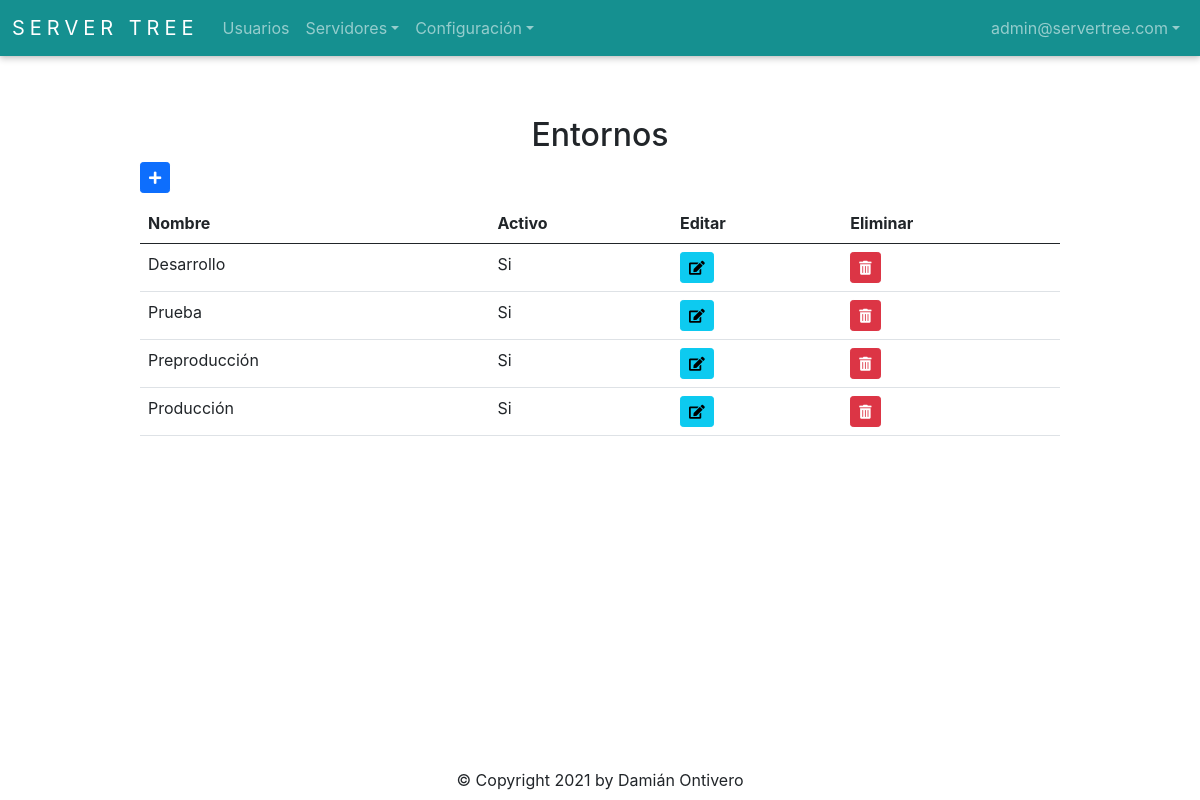
Page /environment/get_all (signed in) on the earlier database version.
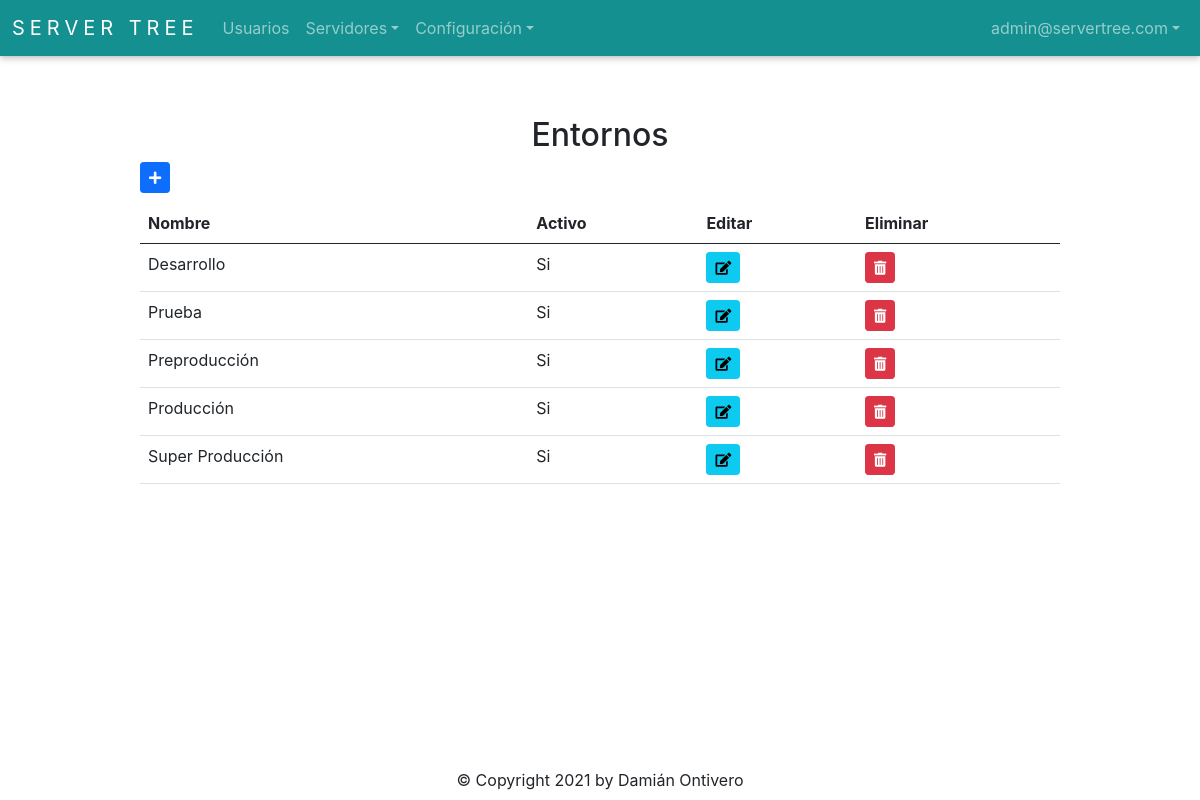
Same page on the later database version.
### app/auth/models.py (models this page shows, shortened)
class User(db.Model, UserMixin):
    __tablename__ = 'Users'
    id = db.Column(db.Integer, autoincrement=True, primary_key=True)
    firstname = db.Column(db.String(128), nullable=False)
    lastname = db.Column(db.String(128), nullable=False)
    email = db.Column(db.String(256), unique=True, nullable=False)
    password = db.Column(db.String(256), nullable=False)
    role_id = db.Column(db.Integer, db.ForeignKey('Roles.id'), nullable=False)
    is_active = db.Column(db.Boolean)
    @staticmethod
    def get_by_id(id):
        return User.query.get(id)

### app/environments/models.py (models this page shows, shortened)
class Environment(db.Model):
    __tablename__ = 'Environments'
    id = db.Column(db.Integer, autoincrement=True, primary_key=True, nullable=False)
    name = db.Column(db.String(50), nullable=False)
    is_active = db.Column(db.Boolean)
    @staticmethod
    def get_all():
        return Environment.query.all()

### app/environments/routes.py (the view)
@environment_bp.route('/get_all', methods=['GET', 'POST'])
@login_required
def get_all():
    data = Environment.get_all()
    environments = data
    environment_form = EnvironmentForm()
    user_form = UserForm()
    return render_template('environments.html', data=data, environments=environments, environment_form=environment_form, user_form=user_form)

### app/auth/models.py (called while the page is built)
    @staticmethod
    def get_all():
        return Role.query.all()

### app/auth/routes.py (called while the page is built)
@login_manager.user_loader
def load_user(user_id):
    return User.get_by_id(int(user_id))

### app/environments/templates/environments.html (shortened to what this page needs)
{% extends 'base.html' %}
{% import 'bootstrap/wtf.html' as wtf %}
{% block content %}
<h2 style="text-align: center;">Entornos</h2>
<div class="buttons">
  {% if current_user.role_id == 1 %}
    <button type="button" id="addEnvironmentButton" class="btn btn-primary btn-sm" data-bs-toggle="modal" data-bs-target="#environmentModal"><i class="fas fa-plus"></i></button>
  {% else %}
    <button disabled type="button" id="addEnvironmentButton" class="btn btn-primary btn-sm" data-bs-toggle="modal" data-bs-target="#environmentModal"><i class="fas fa-plus"></i></button>
  {% endif %}
</div>
<table class="table table-hover">
  <thead>
    <tr>
      <th>Nombre</th>
      <th>Activo</th>
      <th>Editar</th>
      <th>Eliminar</th>
    </tr>
  </thead>
  <tbody>
    {% for environment in data %}
      <tr>
        <td>{{ environment.name }}</td>
        <td>
          {% if environment.is_active == 0 %}
            No
          {% elif environment.is_active == 1  %}
            Si
          {% endif %}
        </td>
        {% if current_user.role_id == 1 %}
          <td>
            <button type="button" class="btn btn-info btn-sm" id="editEnvironmentButton" data-id={{ environment.id }} data-bs-toggle="modal" data-bs-target="#environmentModal"><i class="fas fa-edit"></i></button>
          </td>
          <td>
            <button type="button" class="btn btn-danger btn-sm" id="deleteEnvironmentButton" data-id={{ environment.id }} data-bs-toggle="modal" data-bs-target="#deleteEnvironmentModal"><i class="fas fa-trash-alt"></i></button>
          </td>
        {% endif %}
      </tr>
    {% endfor %}
  </tbody>
</table>
{% endblock %}

### app/templates/base.html (shortened to what this page needs)
<!doctype html>
<html>
<head>
  <link rel="stylesheet" href="{{ url_for('static', filename='style.css') }}">
  <link rel="stylesheet" href="https://cdn.jsdelivr.net/npm/bootstrap@5.0.0/dist/css/bootstrap.min.css">
  <link rel="stylesheet" href="https://use.fontawesome.com/releases/v5.6.3/css/all.css">
</head>
<body>
  <nav class="navbar navbar-expand-lg navbar-dark">
      <div class="container-fluid">
        <a class="navbar-brand" href="{{ url_for('index.index') }}">Server Tree</a>
        <div class="collapse navbar-collapse" id="navbarSupportedContent">
          <ul class="navbar-nav me-auto mb-2 mb-lg-0">
              <li class="nav-item">
                <a class="nav-link" href="{{ url_for('auth.get_user_all') }}">Usuarios</a>
              </li>
              <li class="nav-item dropdown">
                  <a class="nav-link dropdown-toggle" href="#" id="navbarDropdown" role="button" data-bs-toggle="dropdown" aria-expanded="false">Servidores</a>
              </li>
              <li class="nav-item dropdown">
                  <a class="nav-link dropdown-toggle" href="#" id="navbarDropdown" role="button" data-bs-toggle="dropdown" aria-expanded="false">Configuración</a>
              </li>
          </ul>
          <ul class="navbar-nav">
            <li class="nav-item dropdown">
              <a class="nav-link dropdown-toggle" href="#" id="navbarDropdown" role="button" data-bs-toggle="dropdown" aria-expanded="false">{{ current_user.email }}</a>
            </li>
          </ul>
        </div>
      </div>
  </nav>
  <div class="container-base">
    {% block content %}{% endblock %}
  </div>
  <div class="footer">
    &copy; Copyright 2021 by Damián Ontivero
  </div>
</body>
</html>

### app/static/style.css (style rules this page uses)
* { text-decoration: none; font-family: -apple-system, BlinkMacSystemFont, 'Segoe UI', Roboto, Oxygen, Ubuntu, Cantarell, 'Open Sans', 'Helvetica Neue', sans-serif; }
html, body { margin: 0; padding: 0; width: 100%; height: 100%; position: relative; }
.navbar { background-color: #159090; box-shadow: 0 0 0.2rem rgb(0 0 0 / 10%), 0 0.2rem 0.4rem rgb(0 0 0 / 20%); }
.navbar-brand { text-transform: uppercase; letter-spacing: 5px; font-size: large; }
.footer { width: 100%; text-align: center; position: absolute; bottom: 1%; }
.container-base { width: 80%; position: relative; padding: 20px; left: 10%; top: 5%; overflow-x: auto; }
.container-base .buttons { margin-bottom: 10px; }

Differences in the rows shown:
added Environment: name "Super Producción", is_active "Si"
